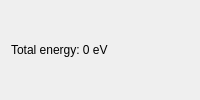
<?xml version="1.0" encoding="UTF-8"?>
<ui version="4.0">
 <class>SESpringProtInteractionModelPropertiesClass</class>
 <widget class="QWidget" name="SESpringProtInteractionModelPropertiesClass">
  <property name="windowTitle">
   <string/>
  </property>
  <layout class="QGridLayout" name="gridLayout">
   <item row="0" column="0">
    <widget class="QLabel" name="labelTotalEnergy">
     <property name="text">
      <string>Total energy: 0 eV</string>
     </property>
    </widget>
   </item>
  </layout>
 </widget>
 <resources/>
 <connections/>
 <slots>
  <slot>onCheckBoxChanged(int)</slot>
 </slots>
</ui>
